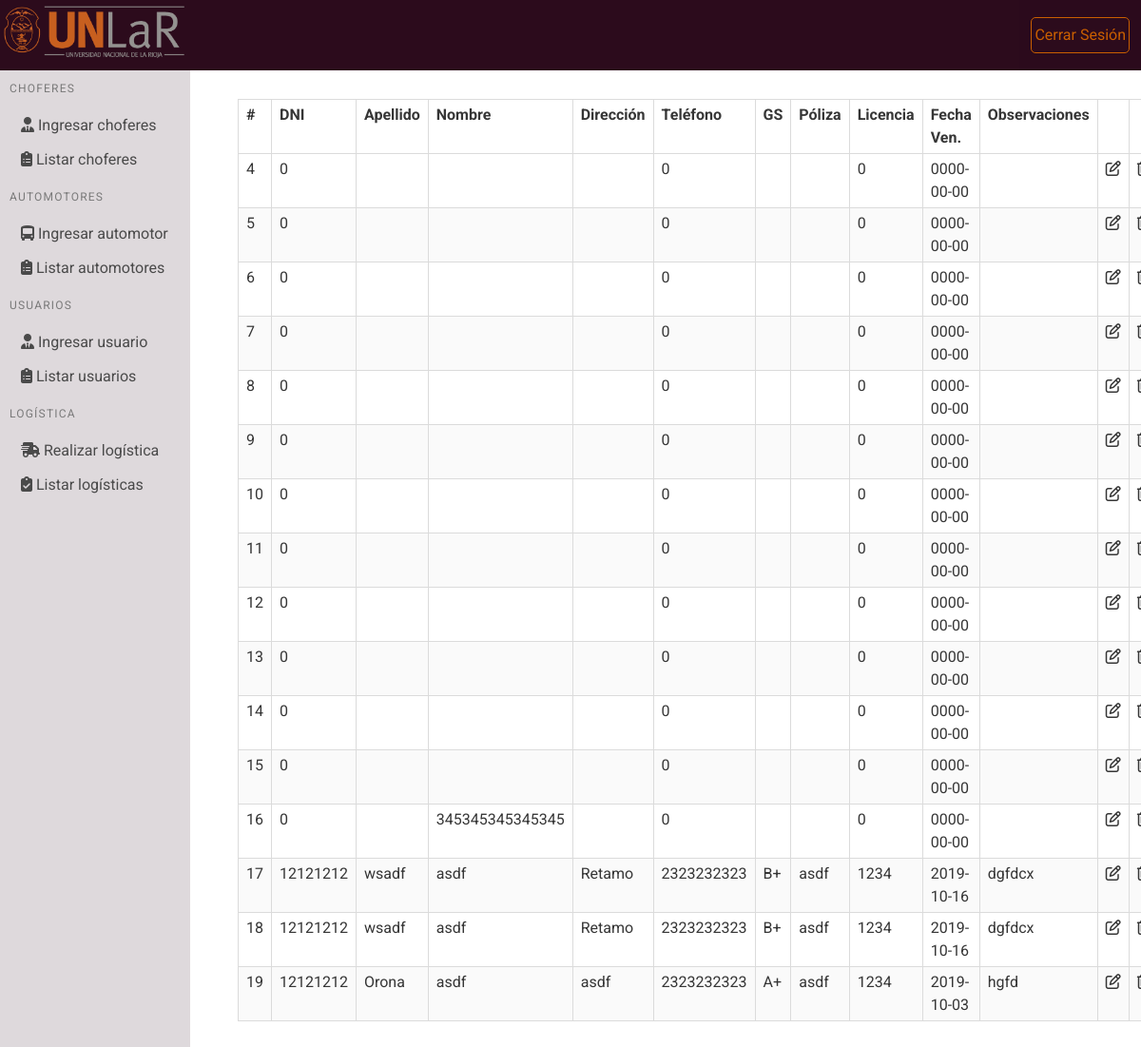
/privado/frontend/listarChoferes.php, run on the app's committed database.
### tables this page shows
CREATE TABLE `chofer` (
  `idchofer` int(11) NOT NULL,
  `dni` bigint(10) NOT NULL,
  `nombre` varchar(30) NOT NULL,
  `apellido` varchar(30) NOT NULL,
  `direccion` varchar(100) NOT NULL,
  `telefono` bigint(30) NOT NULL,
  `gruposanguineo` varchar(10) NOT NULL,
  `polizaseguro` varchar(10) NOT NULL,
  `licencia` int(15) NOT NULL,
  `vencimientocarnet` date NOT NULL,
  `observaciones` varchar(255) DEFAULT NULL
);

### privado/backend/choferes/ordenarchoferes.php (called while the page is built)
<?php
$query = "SELECT * from chofer ORDER BY idchofer ASC";
        $result = mysqli_query($link, $query);
?>

### privado/backend/choferes/listadochoferes.php (the view)
<?php
	while ($reg = mysqli_fetch_array($result, MYSQLI_ASSOC)) {
?>
    <tr scope="col">
		<td><?php echo $reg['idchofer']; ?></td>
        <td><?php echo $reg['dni']; ?></td>
        <td><?php echo $reg['apellido']; ?></td>
    	<td><?php echo $reg['nombre']; ?></td>
    	<td><?php echo $reg['direccion']; ?></td>
    	<td><?php echo $reg['telefono']; ?></td>
    	<td><?php echo $reg['gruposanguineo']; ?></td>
    	<td><?php echo $reg['polizaseguro']; ?></td>
    	<td><?php echo $reg['licencia']; ?></td>
        <td><?php echo $reg['vencimientocarnet']; ?></td>
        <td><?php echo $reg['observaciones']; ?></td>
		<td><i id="opacidad" class="far fa-edit"></i></a></td>
		<td><i class="far fa-trash-alt"></i></a></td>
    </tr>
<?php } ?>

### publico/css/styleElements.css (style rules this page uses)
body { font-family: 'Roboto', sans-serif !important; }

### data on the page
chofer: idchofer "4", dni "0", telefono "0", licencia "0", vencimientocarnet "0000-00-00"
chofer: idchofer "5", dni "0", telefono "0", licencia "0", vencimientocarnet "0000-00-00"
chofer: idchofer "6", dni "0", telefono "0", licencia "0", vencimientocarnet "0000-00-00"
chofer: idchofer "7", dni "0", telefono "0", licencia "0", vencimientocarnet "0000-00-00"
chofer: idchofer "8", dni "0", telefono "0", licencia "0", vencimientocarnet "0000-00-00"
chofer: idchofer "9", dni "0", telefono "0", licencia "0", vencimientocarnet "0000-00-00"
chofer: idchofer "10", dni "0", telefono "0", licencia "0", vencimientocarnet "0000-00-00"
chofer: idchofer "11", dni "0", telefono "0", licencia "0", vencimientocarnet "0000-00-00"
chofer: idchofer "12", dni "0", telefono "0", licencia "0", vencimientocarnet "0000-00-00"
chofer: idchofer "13", dni "0", telefono "0", licencia "0", vencimientocarnet "0000-00-00"
chofer: idchofer "14", dni "0", telefono "0", licencia "0", vencimientocarnet "0000-00-00"
chofer: idchofer "15", dni "0", telefono "0", licencia "0", vencimientocarnet "0000-00-00"
chofer: idchofer "16", dni "0", nombre "345345345345345", telefono "0", licencia "0", vencimientocarnet "0000-00-00"
chofer: idchofer "17", dni "12121212", apellido "wsadf", nombre "asdf", direccion "Retamo", telefono "2323232323", gruposanguineo "B+", polizaseguro "asdf", licencia "1234", vencimientocarnet "2019-10-16", observaciones "dgfdcx"
chofer: idchofer "18", dni "12121212", apellido "wsadf", nombre "asdf", direccion "Retamo", telefono "2323232323", gruposanguineo "B+", polizaseguro "asdf", licencia "1234", vencimientocarnet "2019-10-16", observaciones "dgfdcx"
chofer: idchofer "19", dni "12121212", apellido "Orona", nombre "asdf", direccion "asdf", telefono "2323232323", gruposanguineo "A+", polizaseguro "asdf", licencia "1234", vencimientocarnet "2019-10-03", observaciones "hgfd"
